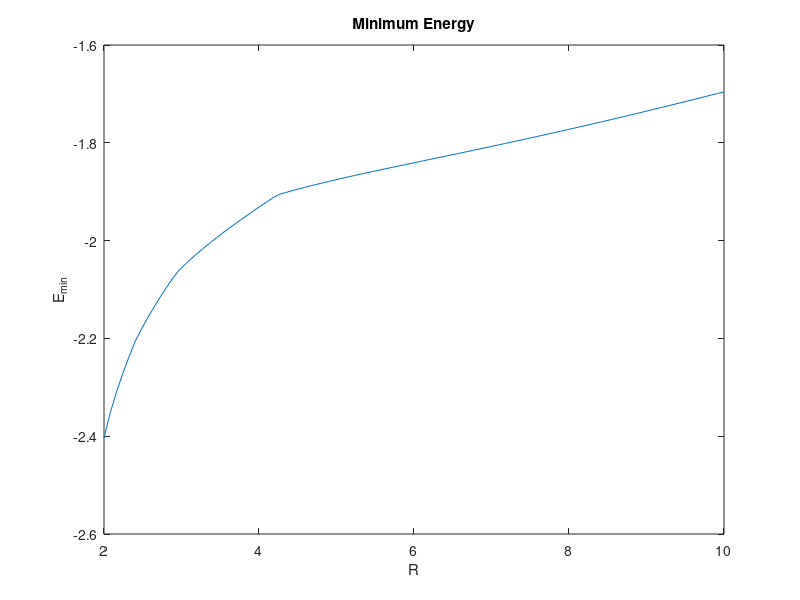
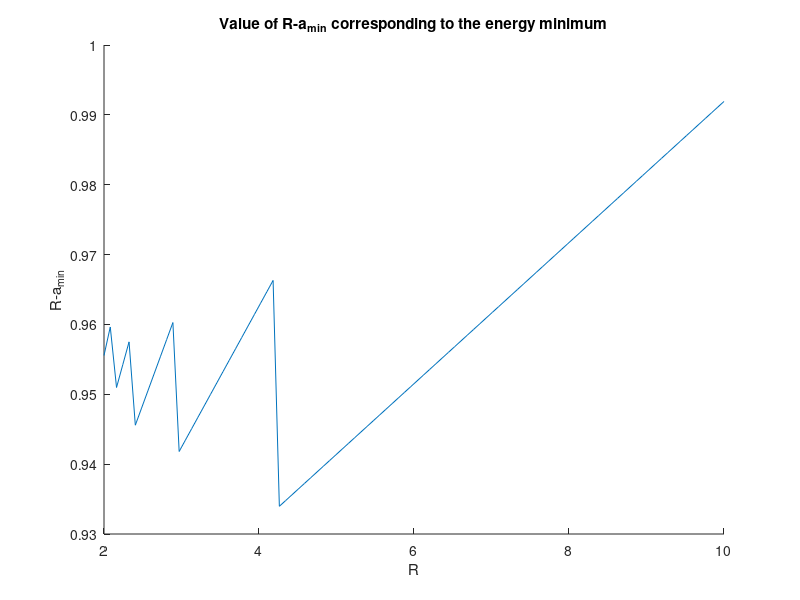

The MATLAB script that drew these images, in order:
%October 25th 2016

%Plots of total enegry of a point at (a,0) and circle radius R
%   as a function of a and R

clear all
close all

eps = 1;        %Depth of Potential Well
sig = 1;        %Distance for which inter-particle potential is zero
rho = 1;        %Density
m = 100;

%Varrying a and R
R = ones(m,1)*linspace(2,10,m);
a = zeros(m,m);
for i=1:m
    a(:,i)=linspace(0,R(1,i)-0.9,m)';
end
E = zeros(m,m);
Emin = zeros(1,m);
amin = zeros(1,m);


for i = 1:m
    for j=1:m
        LJ = @(d) eps*rho*((sig./d).^12 - 2*(sig./d).^6);
        
        %LJ evaluated at distance from (a,0) to R(cos(theta),sin(theta))
        V = @(s) LJ(sqrt((a(j,i)-R(j,i).*cos(s/R(j,i))).^2 ...
            + R(j,i).^2.*sin(s/R(j,i)).^2));
        
        %Integral that evalutes total Van der Waal interaction between
        %   point at (a,0) and circle with radius R
        E(j,i) = integral(V,0,2*pi*R(j,i));
    end
%     figure(1)
%     hold on
%     plot(a(:,i),E(:,i))
%     axis([0 1.1 -6.5 3]);
%     tl=sprintf('Radius=%5.3f',R(1,i));
%     title(tl);
%     xlabel('a');
%     ylabel('E');
%     %pause(0.25)

    [Em,k]=min(E(:,i));
    Emin(i)=E(k,i);
    amin(i)=a(k,i);
end


% figure(2)
% surf(R,a,E)
% colormap winter
% xlabel('R');
% ylabel('a');
% zlabel('E');


figure(3)
plot(R(1,:),Emin);
title('Minimum Energy');
xlabel('R');
ylabel('E_{min}');

figure(4)
hold on
plot(R(1,:),R(1,:)-amin);
title('Value of R-a_{min} corresponding to the energy minimum');
xlabel('R');
ylabel('R-a_{min}');

%save('resultsLimitingTest.mat')
